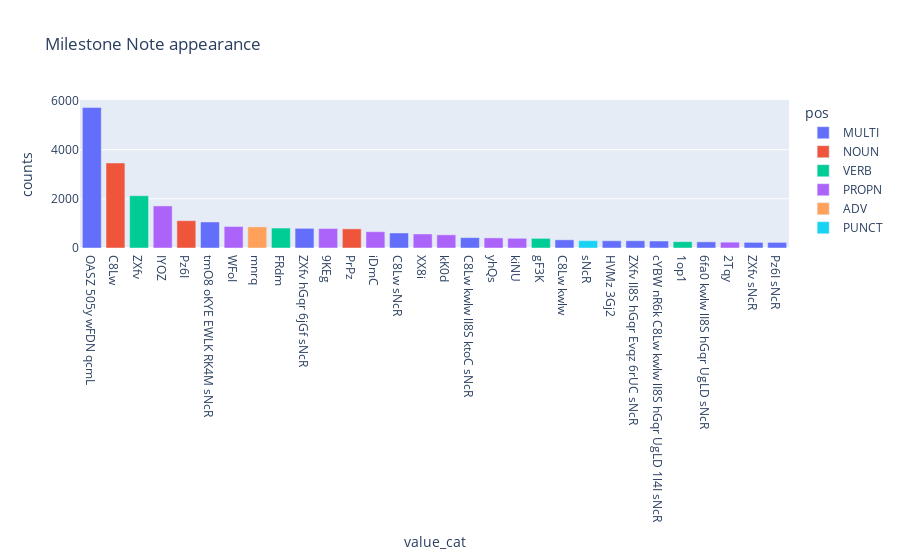

Source (notebook cell):
### Markdown cell above
## Milestone Note appearance

### Code cell
fig = px.bar(
    note_cat_chunk, 
    x='value_cat', y='counts', 
    color='pos',
    title='Milestone Note appearance'
)
fig.update_layout(xaxis_categoryorder = 'total descending')
fig.show()

### Figure 1 — Plotly figure (JSON) as saved in the notebook; plotly's stock layout.template omitted (floating-point values rounded to 4 significant figures)
{"data": [{"alignmentgroup": "True", "hovertemplate": "pos=MULTI<br>value_cat=%{x}<br>counts=%{y}<extra></extra>", "legendgroup": "MULTI", "marker": {"color": "#636efa"}, "name": "MULTI", "offsetgroup": "MULTI", "orientation": "v", "showlegend": true, "textposition": "auto", "type": "bar", "x": ["OASZ 505y wFDN qcmL", "tmO8 oKYE EWLK RK4M sNcR", "ZXfv hGqr 6jGf sNcR", "C8Lw sNcR", "C8Lw kwlw lI8S ktoC sNcR", "C8Lw kwlw", "HVMz 3Gj2", "ZXfv lI8S hGqr Evqz 6rUC sNcR", "cYBW nR6k C8Lw kwlw lI8S hGqr UgLD 1l4I sNcR", "6fa0 kwlw lI8S hGqr UgLD sNcR", "ZXfv sNcR", "Pz6I sNcR"], "xaxis": "x", "y": [5717, 1059, 800, 611, 422, 333, 294, 294, 284, 251, 229, 228], "yaxis": "y"}, {"alignmentgroup": "True", "hovertemplate": "pos=NOUN<br>value_cat=%{x}<br>counts=%{y}<extra></extra>", "legendgroup": "NOUN", "marker": {"color": "#EF553B"}, "name": "NOUN", "offsetgroup": "NOUN", "orientation": "v", "showlegend": true, "textposition": "auto", "type": "bar", "x": ["C8Lw", "Pz6I", "PrPz"], "xaxis": "x", "y": [3457, 1111, 778], "yaxis": "y"}, {"alignmentgroup": "True", "hovertemplate": "pos=VERB<br>value_cat=%{x}<br>counts=%{y}<extra></extra>", "legendgroup": "VERB", "marker": {"color": "#00cc96"}, "name": "VERB", "offsetgroup": "VERB", "orientation": "v", "showlegend": true, "textposition": "auto", "type": "bar", "x": ["ZXfv", "FRdm", "gF3K", "1op1"], "xaxis": "x", "y": [2124, 811, 391, 257], "yaxis": "y"}, {"alignmentgroup": "True", "hovertemplate": "pos=PROPN<br>value_cat=%{x}<br>counts=%{y}<extra></extra>", "legendgroup": "PROPN", "marker": {"color": "#ab63fa"}, "name": "PROPN", "offsetgroup": "PROPN", "orientation": "v", "showlegend": true, "textposition": "auto", "type": "bar", "x": ["IYOZ", "WFoI", "9KEg", "iDmC", "XX8i", "kK0d", "yhQs", "kiNU", "2Tqy"], "xaxis": "x", "y": [1711, 875, 791, 663, 570, 536, 411, 395, 237], "yaxis": "y"}, {"alignmentgroup": "True", "hovertemplate": "pos=ADV<br>value_cat=%{x}<br>counts=%{y}<extra></extra>", "legendgroup": "ADV", "marker": {"color": "#FFA15A"}, "name": "ADV", "offsetgroup": "ADV", "orientation": "v", "showlegend": true, "textposition": "auto", "type": "bar", "x": ["mnrq"], "xaxis": "x", "y": [858], "yaxis": "y"}, {"alignmentgroup": "True", "hovertemplate": "pos=PUNCT<br>value_cat=%{x}<br>counts=%{y}<extra></extra>", "legendgroup": "PUNCT", "marker": {"color": "#19d3f3"}, "name": "PUNCT", "offsetgroup": "PUNCT", "orientation": "v", "showlegend": true, "textposition": "auto", "type": "bar", "x": ["sNcR"], "xaxis": "x", "y": [298], "yaxis": "y"}], "layout": {"barmode": "relative", "legend": {"title": {"text": "pos"}, "tracegroupgap": 0}, "title": {"text": "Milestone Note appearance"}, "xaxis": {"anchor": "y", "categoryorder": "total descending", "domain": [0, 1], "title": {"text": "value_cat"}}, "yaxis": {"anchor": "x", "domain": [0, 1], "title": {"text": "counts"}}}}
